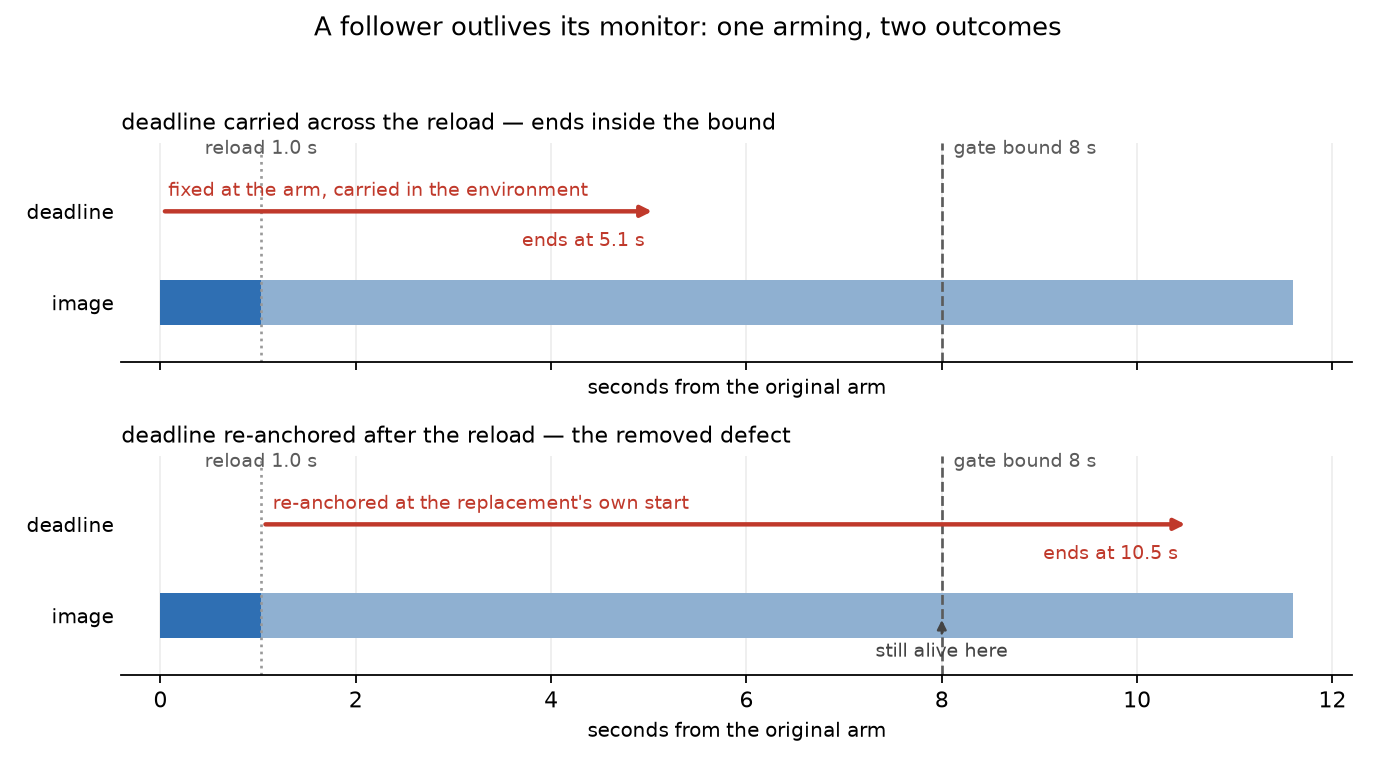

Reproduce this figure in Python.
"""Draw the follower's lifetime deadline across one source-change reload.

Two panels share one axis of seconds measured from the original arm. Each panel
has two rows: the top row is the follower image that is running, the bottom row
is the lifetime deadline itself. The upper panel is the carried deadline: the
instant is fixed at the arm, the follower hands it to the replacement image in
the environment, and the arming ends at that instant however many images it has
been through. The lower panel is the defect the change removes: the replacement
re-anchors the deadline at its own start, so the six seconds run again from the
reload and the arming is still alive at the gate's eight-second bound.

The axis is mechanism time in seconds from the arm. The marks are measured with
a driver that arms the real follower over a temporary RECKON_HOME, bumps the
source stamp that triggers a clean reload, and timestamps the image replacement
and the exit. The arm itself costs about 3.5 s of interpreter and import on this
login node, which is arrival rather than the lifetime and so is not on the axis.

Run: python docs/figures/a-follower-outlives-its-monitor/reload_deadline.py
"""

from __future__ import annotations

from pathlib import Path

import matplotlib

matplotlib.use("Agg")
import matplotlib.pyplot as plt
from matplotlib.patches import Rectangle

# Measured on this login node by the driver named in the module docstring.
RELOAD_AT = 1.03  # os.execv replaces the image
CARRIED_END = 5.08  # the carried deadline ends the arming
ARM_COST = 3.51  # interpreter + import, paid again by the replacement
RESTARTED_END = RELOAD_AT + ARM_COST + 6.0  # a fresh six seconds from the reload
GATE_BOUND = 8.0  # the gate's window, measured from the original arm
AXIS_END = 11.6  # a little past the restarted deadline, for the marker

IMAGE_OLD = "#2f6fb3"
IMAGE_NEW = "#8fb0d1"
DEADLINE = "#c0392b"
BOUND = "#5b5b5b"
ROW_IMAGE = 1.0
ROW_DEADLINE = 2.0


def _row(
    axis: plt.Axes, y: float, start: float, end: float, color: str, height: float = 0.5
) -> None:
    axis.add_patch(
        Rectangle(
            (start, y - height / 2),
            end - start,
            height,
            facecolor=color,
            edgecolor="none",
        )
    )


def _deadline(axis: plt.Axes, start: float, end: float) -> None:
    axis.annotate(
        "",
        xy=(end, ROW_DEADLINE),
        xytext=(start, ROW_DEADLINE),
        arrowprops={"arrowstyle": "-|>", "color": DEADLINE, "linewidth": 2.0},
        annotation_clip=False,
    )


def _common(axis: plt.Axes) -> None:
    axis.set_xlim(-0.4, AXIS_END + 0.6)
    axis.set_ylim(0.35, 2.75)
    axis.set_yticks([ROW_IMAGE, ROW_DEADLINE])
    axis.set_yticklabels(["image", "deadline"], fontsize=9)
    axis.spines[["top", "right", "left"]].set_visible(False)
    axis.tick_params(axis="y", length=0)
    axis.grid(axis="x", color="#eeeeee", linewidth=0.8)
    axis.set_axisbelow(True)
    axis.axvline(RELOAD_AT, color="#999999", linestyle=":", linewidth=1.2)
    axis.axvline(GATE_BOUND, color=BOUND, linestyle="--", linewidth=1.2)
    axis.text(
        RELOAD_AT,
        2.63,
        f"reload {RELOAD_AT:.1f} s",
        fontsize=8.5,
        color="#5b5b5b",
        ha="center",
    )
    axis.text(
        GATE_BOUND + 0.12,
        2.63,
        f"gate bound {GATE_BOUND:.0f} s",
        fontsize=8.5,
        color=BOUND,
        ha="left",
    )


def main() -> None:
    figure, (upper, lower) = plt.subplots(2, 1, figsize=(8.6, 4.8), sharex=True)

    for axis in (upper, lower):
        _common(axis)
        _row(axis, ROW_IMAGE, 0.0, RELOAD_AT, IMAGE_OLD)
        _row(axis, ROW_IMAGE, RELOAD_AT, AXIS_END, IMAGE_NEW)
        axis.set_xlabel("seconds from the original arm", fontsize=9)

    # Upper: one deadline, fixed at the arm and closed at the same instant
    # regardless of how many images the process has been through.
    _deadline(upper, 0.0, CARRIED_END)
    upper.text(
        0.08,
        2.17,
        "fixed at the arm, carried in the environment",
        fontsize=8.5,
        color=DEADLINE,
    )
    upper.text(
        CARRIED_END - 0.12,
        1.62,
        f"ends at {CARRIED_END:.1f} s",
        fontsize=8.5,
        color=DEADLINE,
        ha="right",
    )
    upper.set_title(
        "deadline carried across the reload — ends inside the bound",
        fontsize=10,
        loc="left",
    )

    # Lower: the replacement anchors the deadline at its own start, so a new
    # six seconds begins at the reload and the arming outlives the bound.
    _deadline(lower, RELOAD_AT, RESTARTED_END)
    lower.text(
        RELOAD_AT + 0.12,
        2.17,
        "re-anchored at the replacement's own start",
        fontsize=8.5,
        color=DEADLINE,
    )
    lower.text(
        RESTARTED_END - 0.12,
        1.62,
        f"ends at {RESTARTED_END:.1f} s",
        fontsize=8.5,
        color=DEADLINE,
        ha="right",
    )
    lower.annotate(
        "still alive here",
        xy=(GATE_BOUND, ROW_IMAGE),
        xytext=(GATE_BOUND, 0.55),
        fontsize=8.5,
        color="#444444",
        ha="center",
        arrowprops={"arrowstyle": "-|>", "color": "#444444", "linewidth": 1.1},
    )
    lower.set_title(
        "deadline re-anchored after the reload — the removed defect",
        fontsize=10,
        loc="left",
    )

    figure.suptitle(
        "A follower outlives its monitor: one arming, two outcomes", fontsize=11.5
    )
    figure.tight_layout(rect=(0, 0, 1, 0.95))
    out = Path(__file__).with_suffix(".png")
    figure.savefig(out, dpi=160)
    print(f"wrote {out}")


if __name__ == "__main__":
    main()
